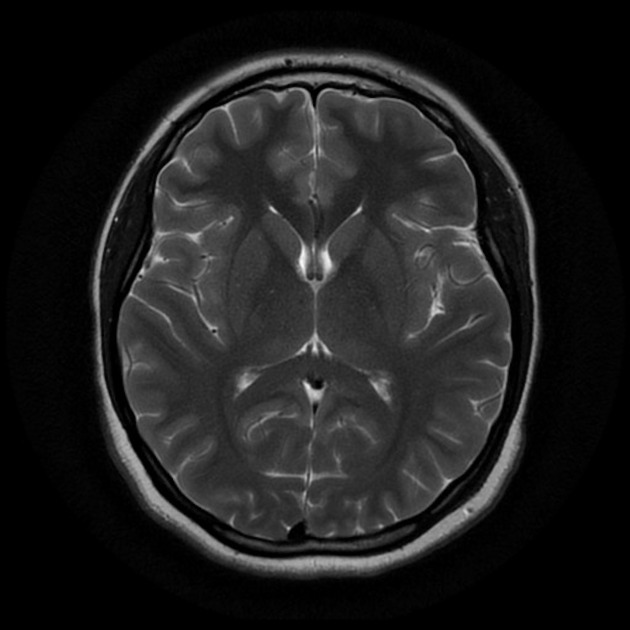
#> input picture data/brain-tumor-data/no/1 no.jpeg, 630 x 630 px
$ python train_svm.py
#> lines starting #> are read from the running program, lines starting #| are printed output that depends on the picture; after the words box and inside, x2 and y2 are one past the last pixel; in counts of white or black regions, pixels touching at a corner belong together
from sklearn.svm import SVC
from sklearn.model_selection import train_test_split
from sklearn.metrics import accuracy_score, precision_score, recall_score, f1_score
import mlflow
import mlflow.sklearn
import numpy as np
import cv2
import os

MLFLOW_TRACKING_URI = os.getenv('MLFLOW_TRACKING_URI', 'http://localhost:5000')
mlflow.set_tracking_uri(MLFLOW_TRACKING_URI)
mlflow.set_experiment("brain-tumor-classification")

print(f"📊 MLflow tracking URI: {MLFLOW_TRACKING_URI}")
print(f"📊 Experiment: brain-tumor-classification")
# ============================================

def load_images():
    """Load images directly in this file"""
    data_path = "../data/brain-tumor-data"
    X, y = [], []

    for class_name in ['no', 'yes']:
        class_path = os.path.join(data_path, class_name)
        if not os.path.exists(class_path):
            print(f"⚠️  Warning: Path not found: {class_path}")
            continue

        for img_name in os.listdir(class_path):
            img_path = os.path.join(class_path, img_name)
            img = cv2.imread(img_path)
            if img is not None:
                img = cv2.resize(img, (150, 150))
                X.append(img)
                y.append(0 if class_name == 'no' else 1)

    X = np.array(X)
    y = np.array(y)
    print(f"✅ Loaded {len(X)} images")
    print(f"   Class distribution: {np.bincount(y)}")
    return X, y

def extract_features(images):
    """Extract simple features from images for SVM"""
    features_list = []

    print("   Extracting features from images...")
    for i, image in enumerate(images):
        if (i + 1) % 50 == 0:
            print(f"   Progress: {i + 1}/{len(images)} images processed")

        # Convert to grayscale
        if len(image.shape) == 3:
            gray = cv2.cvtColor(image, cv2.COLOR_BGR2GRAY)
        else:
            gray = image

        # Extract features
        feature_vector = []

        # 1. Basic statistical features
        feature_vector.append(np.mean(gray))
        feature_vector.append(np.std(gray))
        feature_vector.append(np.median(gray))
        feature_vector.append(np.min(gray))
        feature_vector.append(np.max(gray))

        # 2. Histogram features (10 bins)
        hist = cv2.calcHist([gray], [0], None, [10], [0, 256])
        feature_vector.extend(hist.flatten())

        # 3. Edge detection features
        edges = cv2.Canny(gray, 100, 200)
        feature_vector.append(np.mean(edges))
        feature_vector.append(np.std(edges))

        features_list.append(feature_vector)

    features_array = np.array(features_list)
    print(f"   ✅ Extracted features shape: {features_array.shape}")
    return features_array

def train_svm():
    """Train SVM model with MLflow tracking"""
    print("\n" + "="*50)
    print("🤖 Training SVM Model")
    print("="*50 + "\n")

    print("1️⃣ Loading data...")
    X, y = load_images()
#> in load_images, img is the input picture: shape (630, 630, 3); min 0, max 248, mean 29.7
#> in load_images, `img = cv2.resize(img, (150, 150))`:
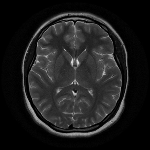
#> img: shape (150, 150, 3); min 0, max 221, mean 29.7
#| ✅ Loaded 1 images
#> y = [0]

    print("\n2️⃣ Extracting features...")
    X_features = extract_features(X)
#> the loop in extract_features, `for i, image in enumerate(images):` made 1 pass
#> hist on pass 1: [12799, 3571, 4088, 947, 548, 414, 107, 16, 10, 0]
#> pass 1, in extract_features, `edges = cv2.Canny(gray, 100, 200)`:
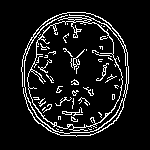
#> edges: shape (150, 150); 9.7% white in thin lines or dots, all inside (x1, y1, x2, y2) = (21, 12, 129, 137)
#> after the loop in extract_features, `for i, image in enumerate(images):`: features_list = [[29.66, 36.2, 5, 0, 221, 12799, 3571, 4088, 947, 548, 414, 107, 16, 10, 0, 24.74, 75.48]]
#|    ✅ Extracted features shape: (1, 17)

    # Split data
#> (the run stopped early here; a loop or call above may not have finished)
